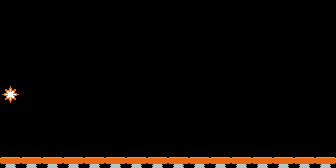

This is a level from a 2D game, rendered from its Tiled map with the project's own tilesets. A one-line summary and the complete map file follow:
An orthogonal 16x8 tile map with 21x21 px tiles, 1 tile layer (Tile Layer 1) and 17 objects.

<map version="1.2" tiledversion="1.2.0" orientation="orthogonal" renderorder="left-down" width="16" height="8" tilewidth="21" tileheight="21" infinite="0" nextlayerid="3" nextobjectid="20">
 <properties>
  <property name="difficulty" value="0" />
 </properties>
 <tileset firstgid="1" source="ts.tsx" />
 <layer id="1" name="Tile Layer 1" width="16" height="8">
  <data encoding="csv">
0,0,0,0,0,0,0,0,0,0,0,0,0,0,0,0,
0,0,0,0,0,0,0,0,0,0,0,0,0,0,0,0,
0,0,0,0,0,0,0,0,0,0,0,0,0,0,0,0,
0,0,0,0,0,0,0,0,0,0,0,0,0,0,0,0,
897,0,0,0,0,0,0,0,0,0,0,0,0,0,0,0,
0,0,0,0,0,0,0,0,0,0,0,0,0,0,0,0,
0,0,0,0,0,0,0,0,0,0,0,0,0,0,0,0,
284,284,284,284,284,284,284,284,284,284,284,284,284,284,284,284
</data>
 </layer>
 <objectgroup id="2" name="Object Layer 1">
  <object id="1" x="57.75" y="89.25" width="10" height="10">
   <properties>
    <property name="class" value="pickup" />
    <property name="uri" value="@pickup10" />
    <property name="value" value="10" />
   </properties>
   <ellipse />
  </object>
  <object id="2" x="36.75" y="89.25" width="10" height="10">
   <properties>
    <property name="class" value="pickup" />
    <property name="uri" value="@pickup10" />
    <property name="value" value="10" />
   </properties>
   <ellipse />
  </object>
  <object id="4" x="120.75" y="89.25" width="10" height="10">
   <properties>
    <property name="class" value="pickup" />
    <property name="uri" value="@pickup10" />
    <property name="value" value="10" />
   </properties>
   <ellipse />
  </object>
  <object id="5" x="99.75" y="89.25" width="10" height="10">
   <properties>
    <property name="class" value="pickup" />
    <property name="uri" value="@pickup10" />
    <property name="value" value="10" />
   </properties>
   <ellipse />
  </object>
  <object id="6" x="78.75" y="89.25" width="10" height="10">
   <properties>
    <property name="class" value="pickup" />
    <property name="uri" value="@pickup10" />
    <property name="value" value="10" />
   </properties>
   <ellipse />
  </object>
  <object id="7" x="183.75" y="89.25" width="10" height="10">
   <properties>
    <property name="class" value="pickup" />
    <property name="uri" value="@pickup10" />
    <property name="value" value="10" />
   </properties>
   <ellipse />
  </object>
  <object id="8" x="162.75" y="89.25" width="10" height="10">
   <properties>
    <property name="class" value="pickup" />
    <property name="uri" value="@pickup10" />
    <property name="value" value="10" />
   </properties>
   <ellipse />
  </object>
  <object id="9" x="141.75" y="89.25" width="10" height="10">
   <properties>
    <property name="class" value="pickup" />
    <property name="uri" value="@pickup10" />
    <property name="value" value="10" />
   </properties>
   <ellipse />
  </object>
  <object id="10" x="246.75" y="89.25" width="10" height="10">
   <properties>
    <property name="class" value="pickup" />
    <property name="uri" value="@pickup10" />
    <property name="value" value="10" />
   </properties>
   <ellipse />
  </object>
  <object id="11" x="225.75" y="89.25" width="10" height="10">
   <properties>
    <property name="class" value="pickup" />
    <property name="uri" value="@pickup10" />
    <property name="value" value="10" />
   </properties>
   <ellipse />
  </object>
  <object id="12" x="204.75" y="89.25" width="10" height="10">
   <properties>
    <property name="class" value="pickup" />
    <property name="uri" value="@pickup10" />
    <property name="value" value="10" />
   </properties>
   <ellipse />
  </object>
  <object id="13" x="309.75" y="89.25" width="10" height="10">
   <properties>
    <property name="class" value="pickup" />
    <property name="uri" value="@pickup10" />
    <property name="value" value="10" />
   </properties>
   <ellipse />
  </object>
  <object id="14" x="288.75" y="89.25" width="10" height="10">
   <properties>
    <property name="class" value="pickup" />
    <property name="uri" value="@pickup10" />
    <property name="value" value="10" />
   </properties>
   <ellipse />
  </object>
  <object id="15" x="267.75" y="89.25" width="10" height="10">
   <properties>
    <property name="class" value="pickup" />
    <property name="uri" value="@pickup10" />
    <property name="value" value="10" />
   </properties>
   <ellipse />
  </object>
  <object id="17" x="5.25" y="89.25" width="10" height="10">
   <properties>
    <property name="class" value="boost" />
   </properties>
   <ellipse />
  </object>
  <object id="18" x="10.5" y="94.5">
   <properties>
    <property name="class" value="spawn" />
   </properties>
   <point />
  </object>
  <object id="19" x="0" y="157.5" width="336" height="10.5">
   <properties>
    <property name="class" value="bounce" />
   </properties>
  </object>
 </objectgroup>
</map>
